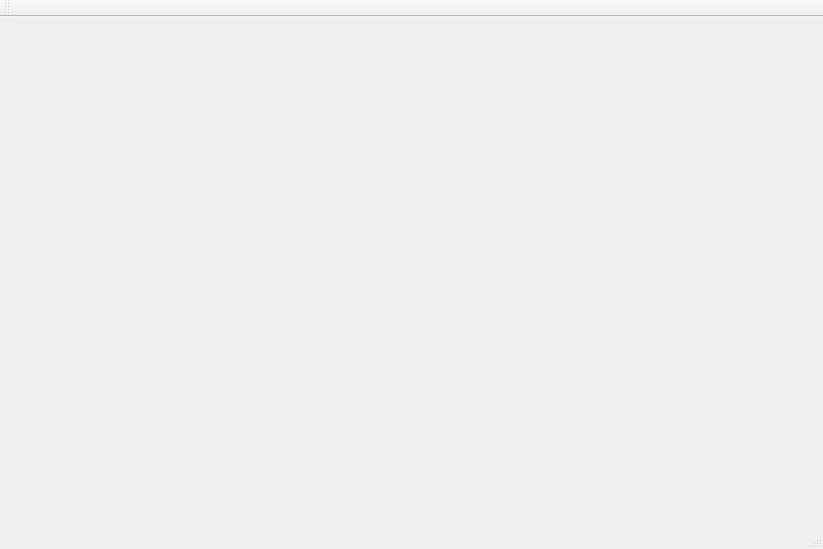
<?xml version="1.0" encoding="UTF-8"?>
<ui version="4.0">
 <class>MainWindow</class>
 <widget class="QMainWindow" name="MainWindow">
  <property name="geometry">
   <rect>
    <x>0</x>
    <y>0</y>
    <width>823</width>
    <height>549</height>
   </rect>
  </property>
  <property name="windowTitle">
   <string>MainWindow</string>
  </property>
  <widget class="QWidget" name="centralWidget"/>
  <widget class="QMenuBar" name="menuBar">
   <property name="geometry">
    <rect>
     <x>0</x>
     <y>0</y>
     <width>823</width>
     <height>22</height>
    </rect>
   </property>
  </widget>
  <widget class="QToolBar" name="mainToolBar">
   <attribute name="toolBarArea">
    <enum>TopToolBarArea</enum>
   </attribute>
   <attribute name="toolBarBreak">
    <bool>false</bool>
   </attribute>
  </widget>
  <widget class="QStatusBar" name="statusBar"/>
 </widget>
 <layoutdefault spacing="6" margin="11"/>
 <resources/>
 <connections/>
</ui>
